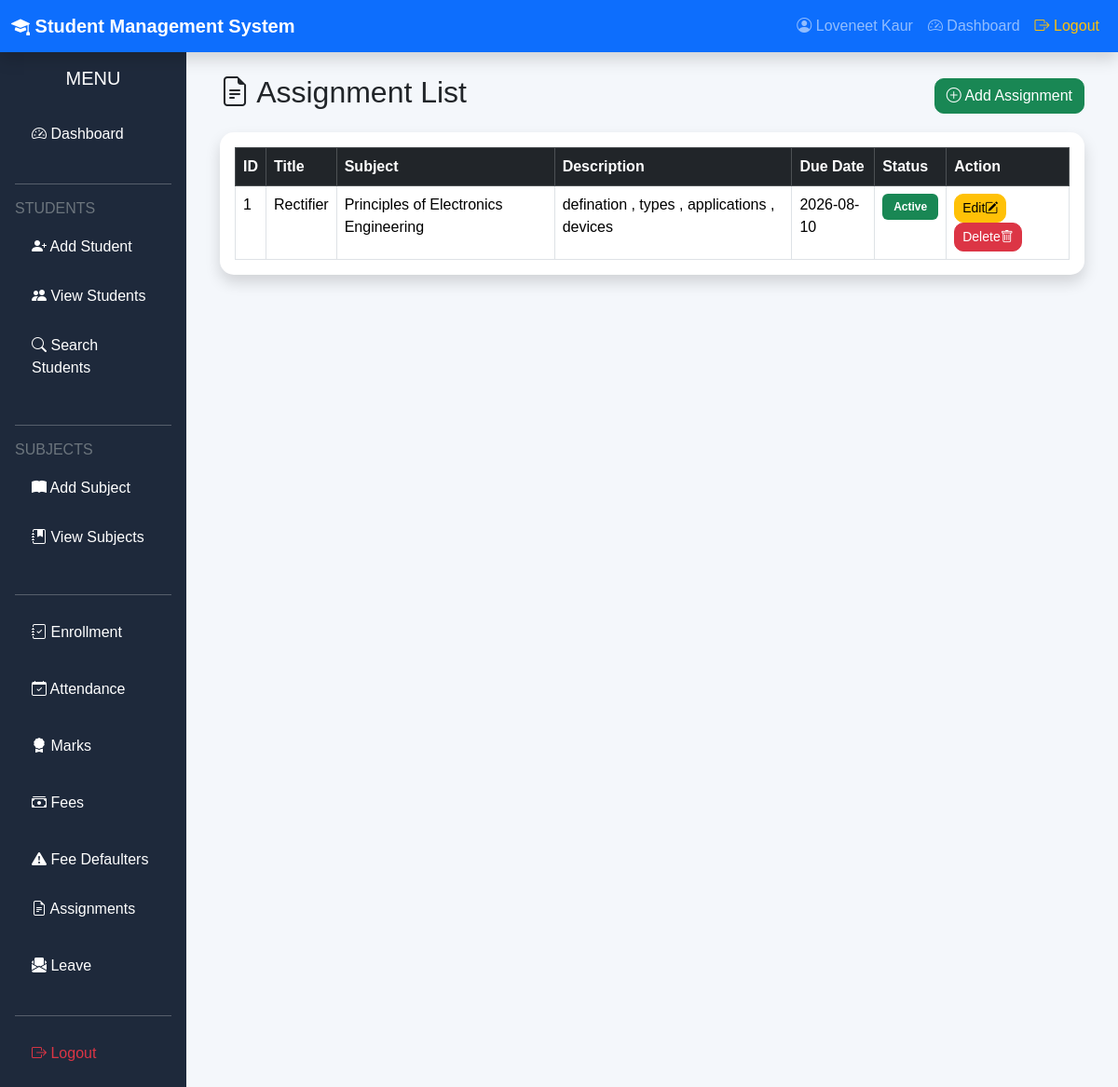
Screenshot of /view_assignment (signed in) with the database file from the repository.
### models.py (models this page shows)
class Assignment(db.Model):
    __tablename__ = "assignments"
    id = db.Column(db.Integer, primary_key=True)
    title = db.Column(
        db.String(200),
        nullable=False
    )
    subject_id = db.Column(
        db.Integer,
        db.ForeignKey("subjects.id"),
        nullable=False
    )
    description = db.Column(db.Text)
    due_date = db.Column(db.Date)
    file_name = db.Column(
        db.String(255)
    )
    subject = db.relationship(
        "Subject",
        backref="assignments"
    )

class Subject(db.Model):
    __tablename__ = "subjects"
    id = db.Column(db.Integer, primary_key=True)
    subject_name = db.Column(
        db.String(100),
        nullable=False
    )
    subject_code = db.Column(
        db.String(20),
        unique=True,
        nullable=False
    )
    credits = db.Column(db.Integer)

### routes/assignment/crud.py (the view)
@app.route("/view_assignment")
def view_assignment():
    if "user_id" not in session:
        return redirect("/login")
    assignments = Assignment.query.order_by(
        Assignment.id.desc()
    ).all()
    return render_template(
        "view_assignment.html",
        assignments=assignments,
        today=datetime.today().date()
    )

### templates/view_assignment.html (shortened to what this page needs)
{% extends "base.html" %}
{% block content %}
<div class="container-fluid">
    <div class="d-flex justify-content-between align-items-center mb-3">
        <h2>
            <i class="bi bi-file-earmark-text"></i>
            Assignment List
        </h2>
        <a href="/add_assignment"
           class="btn btn-success">
            <i class="bi bi-plus-circle"></i>
            Add Assignment
        </a>
    </div>
    <div class="card shadow">
        <div class="card-body">
            <table class="table table-bordered table-hover">
                <thead class="table-dark">
                    <tr>
                        <th>ID</th>
                        <th>Title</th>
                        <th>Subject</th>
                        <th>Description</th>
                        <th>Due Date</th>
                        <th>Status</th>
                        <th>Action</th>
                    </tr>
                </thead>
                <tbody>
                {% if assignments %}
                    {% for assignment in assignments %}
                    <tr>
                        <td>{{ assignment.id }}</td>
                        <td>{{ assignment.title }}</td>
                        <td>{{ assignment.subject.subject_name }}</td>
                        <td>{{ assignment.description }}</td>
                        <td>{{ assignment.due_date }}</td>
                        <td>
                            {% if assignment.due_date < today %}
                                <span class="badge bg-danger">
                                    Overdue
                                </span>
                            {% else %}
                                <span class="badge bg-success">
                                    Active
                                </span>
                            {% endif %}
                        </td>
                        <td>
                            <a href="/update_assignment/{{ assignment.id }}"
                               class="btn btn-warning btn-sm">
                                <i class="bi bi-pencil-square"></i>
                                Edit
                            </a>
                            <a href="/delete_assignment/{{ assignment.id }}"
                               class="btn btn-danger btn-sm"
                               onclick="return confirm('Delete this assignment?')">
                                <i class="bi bi-trash"></i>
                                Delete
                            </a>
                        </td>
                    </tr>
                    {% endfor %}
                {% endif %}
                </tbody>
            </table>
        </div>
    </div>
</div>
{% endblock %}

### static/css/style.css (style rules this page uses)
body { background:#f4f6f9; font-family:Arial, Helvetica, sans-serif; }
.card { border:none; border-radius:12px; box-shadow:0 2px 10px rgba(0,0,0,.08); }
.btn { border-radius:8px; }
.table { background:white; }
.table thead { background:#0d6efd; color:white; }
.badge { padding:8px 12px; }
body { background:#f4f7fb; }
.card { border:none; border-radius:15px; transition:.3s; }
.table { margin-bottom:0; }
.table thead { background:#212529; color:white; }
.btn { border-radius:10px; }
.card i { float:right; }

### rows the page displays
Assignment: id "1", title "Rectifier", subject.subject_name "Principles of Electronics Engineering", description "defination , types , applications , devices", due_date "2026-08-10", shows "Active"

### other values shown
{{ session["username"] }} "Loveneet Kaur"
